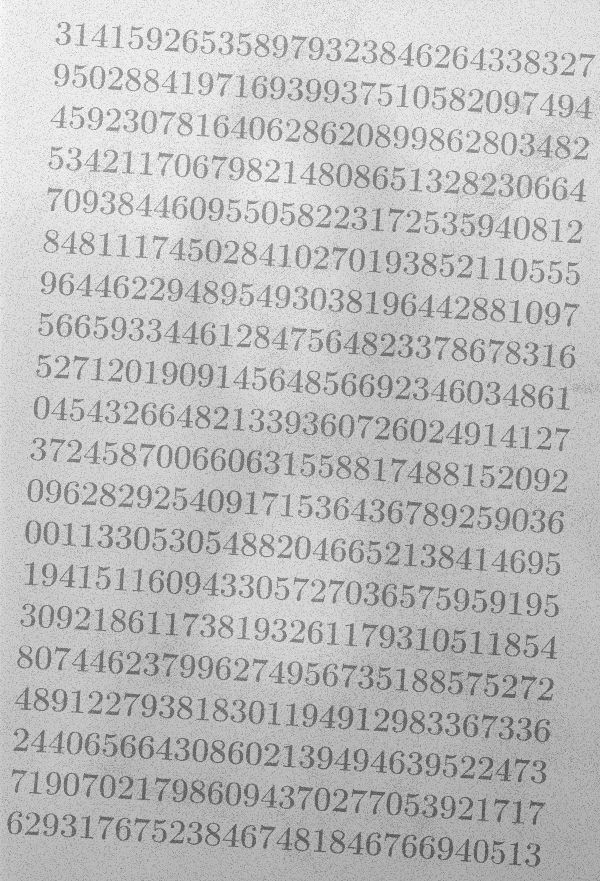
#> input picture imagens/morf_test.png, 600 x 881 px
$ python questao1.py
#> lines starting #> are read from the running program, lines starting #| are printed output that depends on the picture; after the words box and inside, x2 and y2 are one past the last pixel; in counts of white or black regions, pixels touching at a corner belong together
#> in main, img is the input picture: shape (881, 600, 3); min 85, max 251, mean 190.6
import cv2
import numpy as np
from matplotlib import pyplot as plt

def show(img):

    cv2.imshow("image", img)
    cv2.waitKey(0)
    cv2.destroyAllWindows()

def binarization(img):

    ret, binary_image = cv2.threshold(img, 25, 255, cv2.THRESH_BINARY)
    return binary_image

# faz o tophat da imagem
def morph_operations(img):

    kernel = cv2.getStructuringElement(cv2.MORPH_ELLIPSE, (150,150))
    opened = cv2.morphologyEx(img, cv2.MORPH_OPEN, kernel)
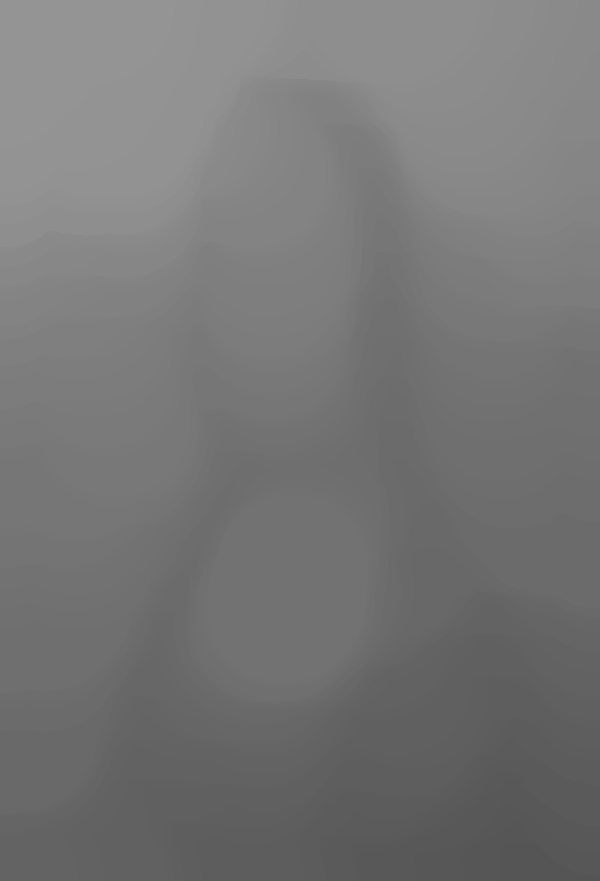
#> opened: shape (881, 600, 3); min 85, max 148, mean 117.6

    tophat = img - opened
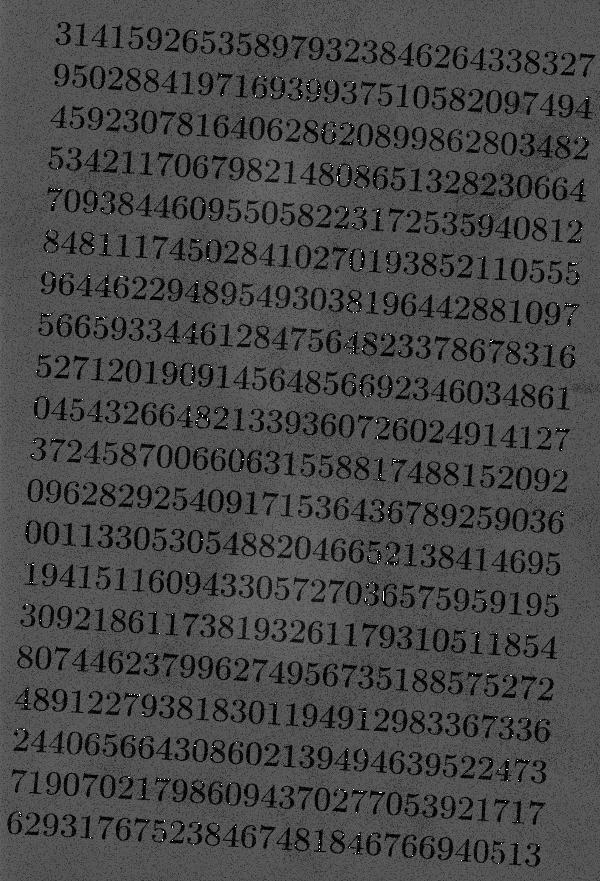
#> tophat: shape (881, 600, 3); min 0, max 255, mean 73.2
#> in binarization, `ret, binary_image = cv2.threshold(img, 25, 255, cv2.THRESH_BINARY)`:
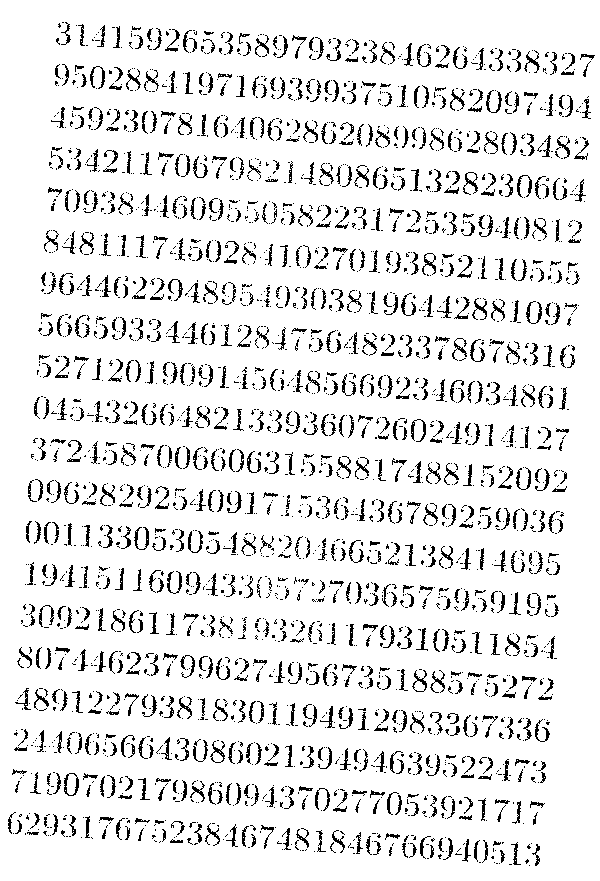
#> binary_image: shape (881, 600, 3); 90.1% white; black in thin lines or dots

    return tophat

# faz a abertura para reduzir quaisquer pequenos ruídos, e unir regiões desconexas dos numeros
def reduce_noise(img):

    kernel = cv2.getStructuringElement(cv2.MORPH_RECT, (3,3))
    denoised = cv2.morphologyEx(img, cv2.MORPH_OPEN, kernel)
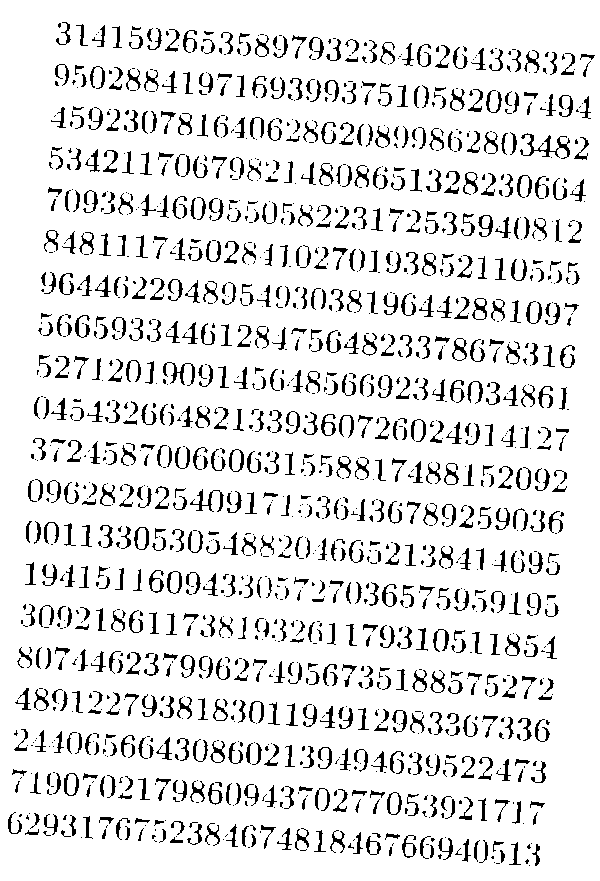
#> denoised: shape (881, 600, 3); 88.9% white; black in thin lines or dots

    return denoised

def main():

    img = cv2.imread("imagens/morf_test.png")
    # show(img)

    tophat = morph_operations(img)
    # show(tophat)

    binary_img = binarization(tophat)
    show(binary_img)

    result = reduce_noise(binary_img)
    show(result)

main()

$ run again, with imagens/img_cells.jpg saved as imagens/morf_test.png
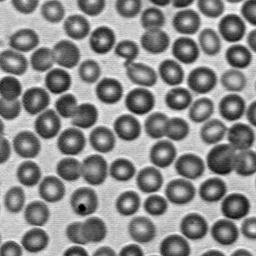
#> input picture imagens/img_cells.jpg, 256 x 256 px
#> in main, img is the input picture: shape (256, 256, 3); min 0, max 255, mean 138.6
#> in binarization, `ret, binary_image = cv2.threshold(img, 25, 255, cv2.THRESH_BINARY)`:
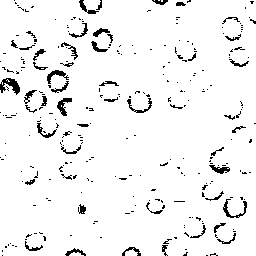
#> binary_image: shape (256, 256, 3); 94.7% white; black in thin lines or dots
#> in reduce_noise, `denoised = cv2.morphologyEx(img, cv2.MORPH_OPEN, kernel)`:
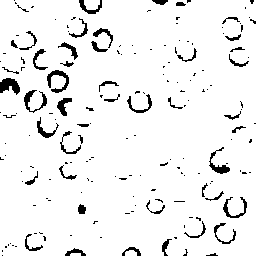
#> denoised: shape (256, 256, 3); 93.8% white; 175 black regions (129 under 20 px), largest, box (x1, y1, x2, y2) and area: (0, 78, 20, 95) 217, (47, 70, 69, 93) 206, (24, 90, 47, 113) 175
